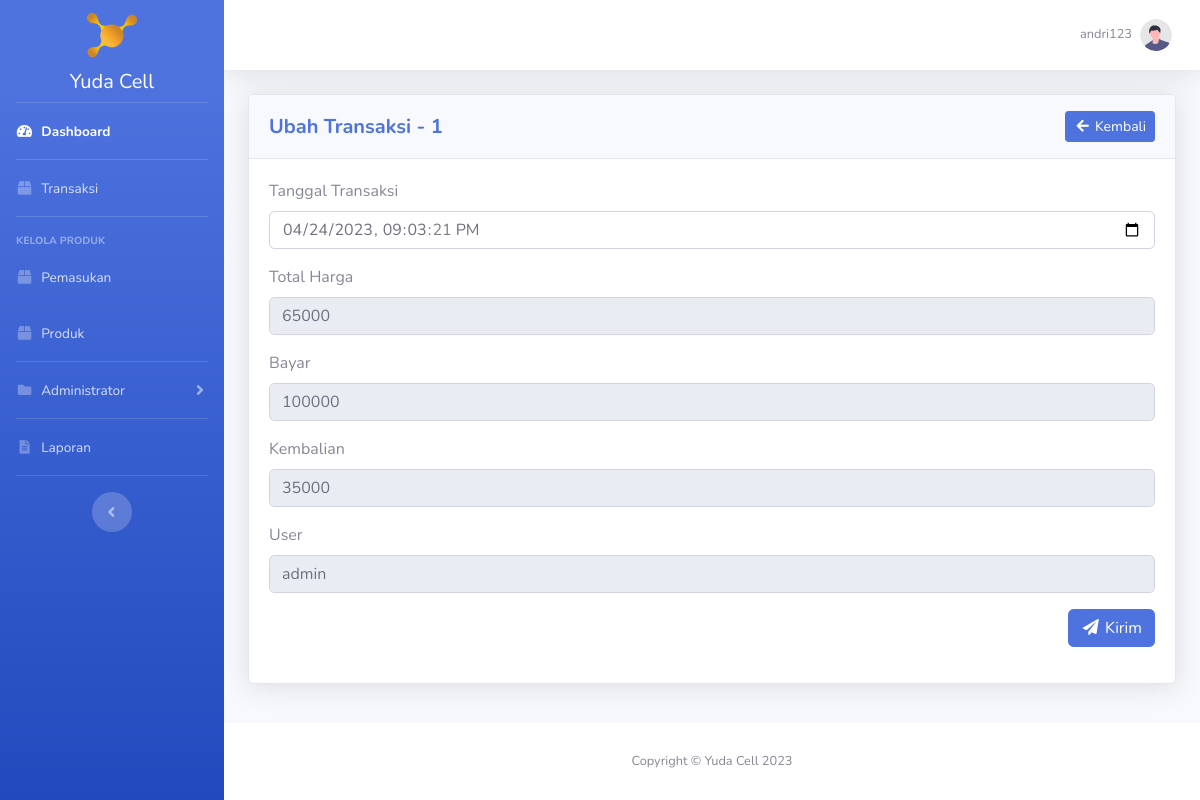
The page /transaksi/ubah_transaksi.php?id_transaksi=1 (signed in) on the database its author committed.
### tables this page shows
CREATE TABLE `user` (
  `id_user` int(11) NOT NULL,
  `username` varchar(20) NOT NULL,
  `password` varchar(300) NOT NULL,
  `hak_akses` enum('administrator','operator') NOT NULL,
  `nama_lengkap` varchar(50) NOT NULL,
  `no_telp_user` varchar(20) NOT NULL
);

CREATE TABLE `transaksi` (
  `id_transaksi` int(11) NOT NULL,
  `tanggal_transaksi` datetime NOT NULL,
  `total_harga` int(11) DEFAULT NULL,
  `bayar` int(11) DEFAULT NULL,
  `kembalian` int(11) DEFAULT NULL,
  `id_user` int(11) NOT NULL
);

### transaksi/ubah_transaksi.php (the view, shortened to what this page needs)
<?php
require_once '../koneksi.php';
$id_transaksi = htmlspecialchars($_GET['id_transaksi']);
$data_transaksi = mysqli_fetch_assoc(mysqli_query($koneksi, "SELECT * FROM transaksi INNER JOIN user ON transaksi.id_user = user.id_user WHERE transaksi.id_transaksi = '$id_transaksi'"));
$id_user = htmlspecialchars($_SESSION['id_user']);
$data_profile = mysqli_fetch_assoc(mysqli_query($koneksi, "SELECT * FROM user WHERE id_user = '$id_user'"));
?>
<!DOCTYPE html>
<html lang="en">
<head>
    <?php include_once '../include/head.php'; ?>
</head>
<body id="page-top">
    <div id="wrapper">
        <?php include_once '../include/sidebar.php'; ?>
        <div id="content-wrapper" class="d-flex flex-column">
            <div id="content">
                <?php include_once '../include/topbar.php'; ?>
                <div class="container-fluid">
                	<div class="card shadow mb-4">
                		<div class="card-header py-3">
                            <div class="row">
                                <div class="col head-left">
                                    <h5 class="my-auto font-weight-bold text-primary">Ubah Transaksi - <?= $data_transaksi['id_transaksi']; ?></h5>
                                </div>
                                <div class="col head-right">
                                    <a href="<?= BASE_URL; ?>transaksi/index.php" class="btn btn-sm btn-primary"><i class="fas fa-fw fa-arrow-left"></i> Kembali</a>
                                </div>
                            </div>
                        </div>
                        <div class="card-body">
							<form method="post">
								<div class="form-group">
									<label for="tanggal_transaksi">Tanggal Transaksi</label>
									<input class="form-control" type="datetime-local" name="tanggal_transaksi" id="tanggal_transaksi" value="<?= $data_transaksi['tanggal_transaksi']; ?>" required>
								</div>
								<div class="form-group">
									<label for="total_harga">Total Harga</label>
									<input class="form-control" style="cursor: not-allowed;" type="number" disabled name="total_harga" id="total_harga" value="<?= $data_transaksi['total_harga']; ?>" required>
								</div>
								<div class="form-group">
									<label for="bayar">Bayar</label>
									<input class="form-control" style="cursor: not-allowed;" type="number" disabled name="bayar" id="bayar" value="<?= $data_transaksi['bayar']; ?>" required>
								</div>
								<div class="form-group">
									<label for="kembalian">Kembalian</label>
									<input class="form-control" style="cursor: not-allowed;" type="number" disabled name="kembalian" id="kembalian" value="<?= $data_transaksi['kembalian']; ?>" required>
								</div>
								<div class="form-group">
									<label for="id_user">User</label>
									<input class="form-control" style="cursor: not-allowed;" type="text" disabled name="id_user" id="id_user" value="<?= $data_transaksi['username']; ?>" required>
								</div>
								<div class="form-group text-right">
									<button type="submit" name="btnUbahTransaksi" class="btn btn-primary"><i class="fas fa-fw fa-paper-plane"></i> Kirim</button>
								</div>
							</form>
						</div>
                    </div>
            	</div>
            </div>
            <?php include_once '../include/footer.php'; ?>
        </div>
    </div>
</body>
</html>

### include/topbar.php (shortened to what this page needs)
<nav class="navbar navbar-expand navbar-light bg-white topbar mb-4 static-top shadow">
    <ul class="navbar-nav ml-auto">
        <li class="nav-item dropdown no-arrow">
            <a class="nav-link dropdown-toggle" href="#" id="userDropdown" role="button"
                data-toggle="dropdown" aria-haspopup="true" aria-expanded="false">
                <span class="mr-2 d-none d-lg-inline text-gray-600 small"><?= $data_profile['username']; ?></span>
                <img class="img-profile rounded-circle"
                    src="<?= BASE_URL; ?>img/undraw_profile.svg">
            </a>
        </li>
    </ul>
</nav>

### css/yuda_cell.css (style rules this page uses)
html { scroll-behavior: smooth; }
.head-left { text-align: left; margin-top: auto; margin-bottom: auto; }
.head-right { text-align: right; margin-top: auto; margin-bottom: auto; }

### rows shown on the page
user: username "andri123"
transaksi: id_transaksi "1", tanggal_transaksi "04/24/2023 21:03:21", total_harga "65000", bayar "100000", kembalian "35000", id_user "admin"
